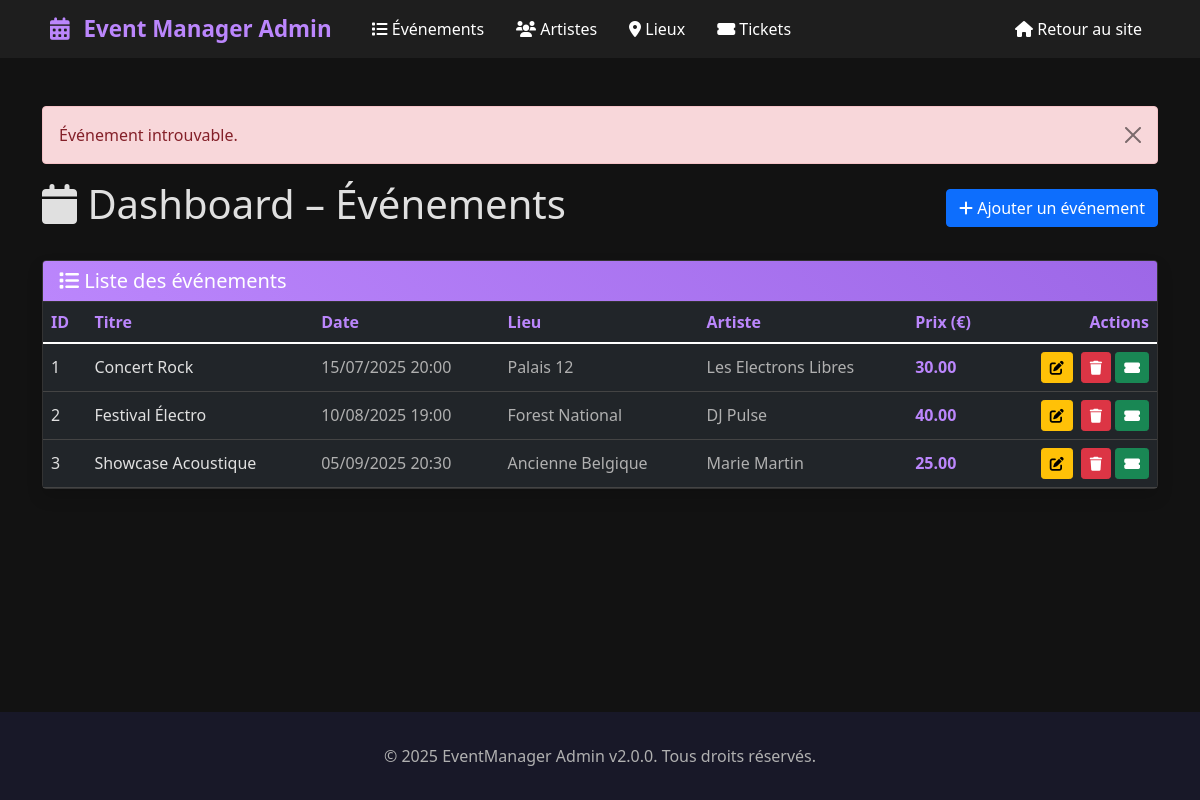
Page /admin/evenements.php?error=not_found on the earlier database version.
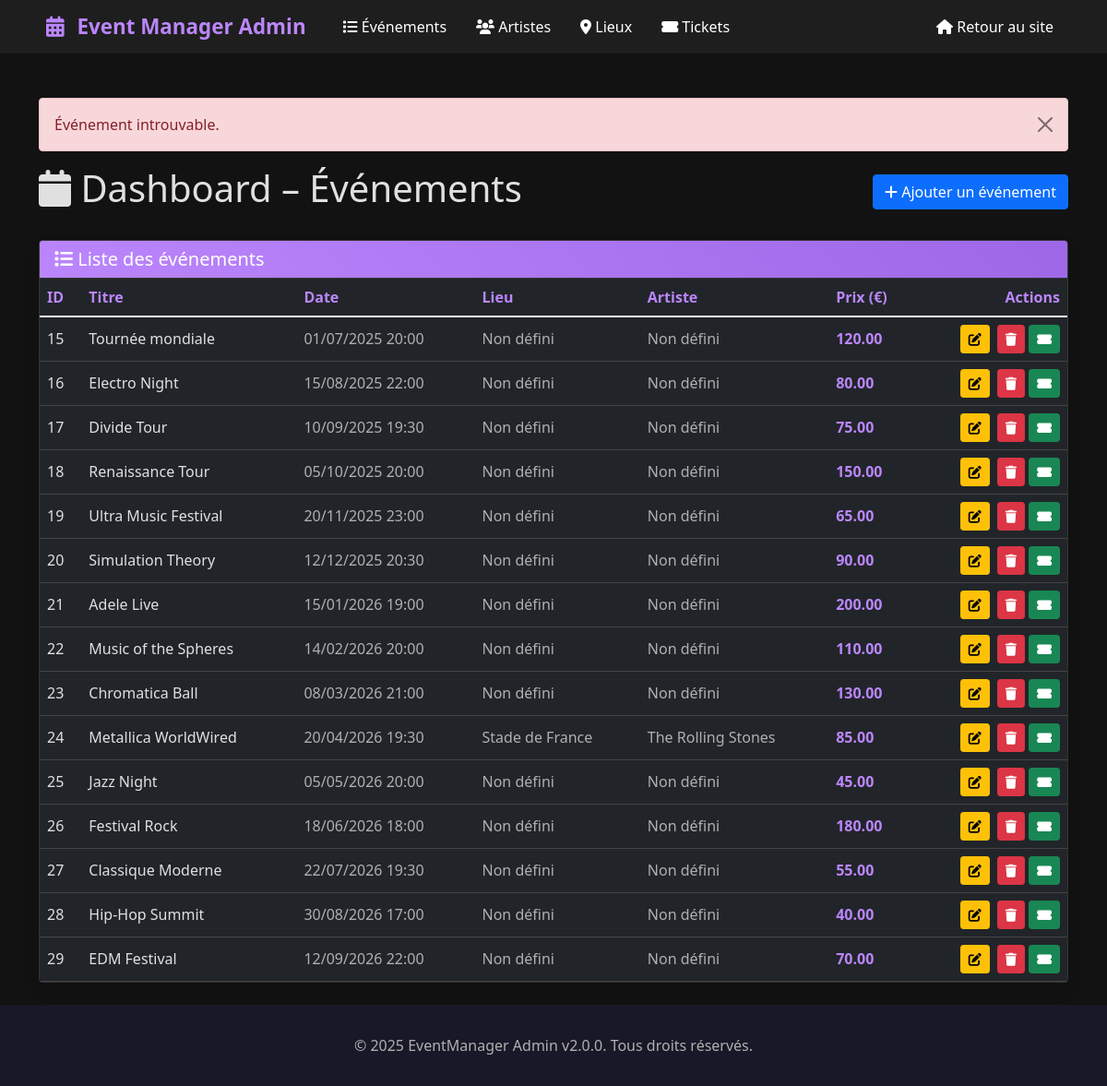
Same page on the later database version.
### tables this page shows
CREATE TABLE IF NOT EXISTS `evenement` (
  `id_evenement` int(11) NOT NULL AUTO_INCREMENT,
  `titre` varchar(255) NOT NULL,
  `description` text DEFAULT NULL,
  `date_heure` datetime NOT NULL,
  `prix` decimal(10,2) DEFAULT 0.00,
  `id_venue` int(11) DEFAULT NULL,
  `id_artiste` int(11) DEFAULT NULL,
  `image` varchar(255) DEFAULT NULL,
  PRIMARY KEY (`id_evenement`),
  KEY `id_venue` (`id_venue`),
  KEY `id_artiste` (`id_artiste`),
  CONSTRAINT `evenement_ibfk_1` FOREIGN KEY (`id_venue`) REFERENCES `venue` (`id_venue`),
  CONSTRAINT `evenement_ibfk_2` FOREIGN KEY (`id_artiste`) REFERENCES `artiste` (`id_artiste`)
);

CREATE TABLE IF NOT EXISTS `venue` (
  `id_venue` int(11) NOT NULL AUTO_INCREMENT,
  `nom` varchar(255) NOT NULL,
  `type` varchar(100) DEFAULT NULL,
  `adresse` varchar(255) DEFAULT NULL,
  `url` varchar(255) DEFAULT NULL,
  `photo` varchar(255) DEFAULT NULL,
  PRIMARY KEY (`id_venue`)
);

CREATE TABLE IF NOT EXISTS `artiste` (
  `id_artiste` int(11) NOT NULL AUTO_INCREMENT,
  `nom` varchar(255) NOT NULL,
  `url` varchar(255) DEFAULT NULL,
  `photo` varchar(255) DEFAULT NULL,
  PRIMARY KEY (`id_artiste`)
);

### classes/Evenement.php (called while the page is built, shortened)
<?php
class Evenement {
    private $conn;
    private $table = 'evenement';
    public function __construct($db) {
        $this->conn = $db;
    }
    public function lire() {
        $query = "SELECT e.*, v.nom as venue_nom, a.nom as artiste_nom
                  FROM " . $this->table . " e
                  LEFT JOIN venue v ON e.id_venue = v.id_venue
                  LEFT JOIN artiste a ON e.id_artiste = a.id_artiste
                  ORDER BY e.date_heure ASC";
        $stmt = $this->conn->prepare($query);
        $stmt->execute();
        return $stmt->fetchAll(PDO::FETCH_ASSOC);
    }
}
?>

### admin/evenements.php (the view, shortened to what the changed rows need)
<?php
require_once '../classes/Evenement.php';
$database = new Database();
$db = $database->getConnection();
$evenement = new Evenement($db);
$evenements = $evenement->lire();
include 'includes/header.php';
?>
<main class="container py-4">
    <div class="d-flex justify-content-between align-items-center mb-4">
        <h1><i class="fas fa-calendar"></i> Dashboard – Événements</h1>
    </div>
    <div class="card shadow" style="background: var(--surface-dark); border: 1px solid #333;">
        <div class="card-body p-0">
            <div class="table-responsive">
                <table class="table table-dark table-hover mb-0 align-middle" style="background: var(--surface-dark);">
                    <thead style="background: #23233a;">
                        <tr>
                            <th style="border-color: #444; color: var(--accent-color);">ID</th>
                            <th style="border-color: #444; color: var(--accent-color);">Titre</th>
                            <th style="border-color: #444; color: var(--accent-color);">Date</th>
                            <th style="border-color: #444; color: var(--accent-color);">Lieu</th>
                            <th style="border-color: #444; color: var(--accent-color);">Artiste</th>
                            <th style="border-color: #444; color: var(--accent-color);">Prix (€)</th>
                            <th class="text-end" style="border-color: #444; color: var(--accent-color);">Actions</th>
                        </tr>
                    </thead>
                    <tbody>
                        <?php if(empty($evenements)): ?>
                        <tr>
                            <td colspan="7" class="text-center py-3" style="color: var(--text-secondary); border-color: #444;">Aucun événement enregistré</td>
                        </tr>
                        <?php else: ?>
                        <?php foreach ($evenements as $evt): ?>
                        <tr style="border-color: #444;">
                            <td style="color: var(--text-primary); border-color: #444;"><?= $evt['id_evenement'] ?></td>
                            <td style="color: var(--text-primary); border-color: #444;"><?= htmlspecialchars($evt['titre']) ?></td>
                            <td style="color: var(--text-secondary); border-color: #444;"><?= date('d/m/Y H:i', strtotime($evt['date_heure'])) ?></td>
                            <td style="color: var(--text-secondary); border-color: #444;"><?= htmlspecialchars($evt['venue_nom'] ?? 'Non défini') ?></td>
                            <td style="color: var(--text-secondary); border-color: #444;"><?= htmlspecialchars($evt['artiste_nom'] ?? 'Non défini') ?></td>
                            <td style="color: var(--accent-color); font-weight: 600; border-color: #444;"><?= number_format($evt['prix'], 2) ?></td>
                            <td class="text-end" style="border-color: #444;">
                                <a href="evenement_modifier.php?id=<?= $evt['id_evenement'] ?>"
                                   class="btn btn-warning btn-sm btn-action me-1">
                                    <i class="fas fa-edit"></i>
                                </a>
                                <a href="evenement_supprimer.php?id=<?= $evt['id_evenement'] ?>"
                                   class="btn btn-danger btn-sm btn-action">
                                    <i class="fas fa-trash"></i>
                                </a>
                                <a href="tickets_evenement.php?evenement_id=<?= $evt['id_evenement'] ?>"
                                   class="btn btn-success btn-sm btn-action">
                                    <i class="fas fa-ticket-alt"></i>
                                </a>
                            </td>
                        </tr>
                        <?php endforeach; ?>
                        <?php endif; ?>
                    </tbody>
                </table>
            </div>
        </div>
    </div>
</main>
<?php include 'includes/footer.php'; ?>

Differences in the rows shown:
removed evenement: id_evenement "1", titre "Concert Rock", date_heure "15/07/2025 20:00", id_venue.nom "Palais 12", id_artiste.nom "Les Electrons Libres", prix "30.00"
removed evenement: id_evenement "2", titre "Festival Électro", date_heure "10/08/2025 19:00", id_venue.nom "Forest National", id_artiste.nom "DJ Pulse", prix "40.00"
removed evenement: id_evenement "3", titre "Showcase Acoustique", date_heure "05/09/2025 20:30", id_venue.nom "Ancienne Belgique", id_artiste.nom "Marie Martin", prix "25.00"
added evenement: id_evenement "15", titre "Tournée mondiale", date_heure "01/07/2025 20:00", venue_nom "Non défini", artiste_nom "Non défini", prix "120.00"
added evenement: id_evenement "16", titre "Electro Night", date_heure "15/08/2025 22:00", venue_nom "Non défini", artiste_nom "Non défini", prix "80.00"
added evenement: id_evenement "17", titre "Divide Tour", date_heure "10/09/2025 19:30", venue_nom "Non défini", artiste_nom "Non défini", prix "75.00"
added evenement: id_evenement "18", titre "Renaissance Tour", date_heure "05/10/2025 20:00", venue_nom "Non défini", artiste_nom "Non défini", prix "150.00"
added evenement: id_evenement "19", titre "Ultra Music Festival", date_heure "20/11/2025 23:00", venue_nom "Non défini", artiste_nom "Non défini", prix "65.00"
added evenement: id_evenement "20", titre "Simulation Theory", date_heure "12/12/2025 20:30", venue_nom "Non défini", artiste_nom "Non défini", prix "90.00"
added evenement: id_evenement "21", titre "Adele Live", date_heure "15/01/2026 19:00", venue_nom "Non défini", artiste_nom "Non défini", prix "200.00"
added evenement: id_evenement "22", titre "Music of the Spheres", date_heure "14/02/2026 20:00", venue_nom "Non défini", artiste_nom "Non défini", prix "110.00"
added evenement: id_evenement "23", titre "Chromatica Ball", date_heure "08/03/2026 21:00", venue_nom "Non défini", artiste_nom "Non défini", prix "130.00"
added evenement: id_evenement "24", titre "Metallica WorldWired", date_heure "20/04/2026 19:30", id_venue.nom "Stade de France", id_artiste.nom "The Rolling Stones", prix "85.00"
added evenement: id_evenement "25", titre "Jazz Night", date_heure "05/05/2026 20:00", venue_nom "Non défini", artiste_nom "Non défini", prix "45.00"
added evenement: id_evenement "26", titre "Festival Rock", date_heure "18/06/2026 18:00", venue_nom "Non défini", artiste_nom "Non défini", prix "180.00"
added evenement: id_evenement "27", titre "Classique Moderne", date_heure "22/07/2026 19:30", venue_nom "Non défini", artiste_nom "Non défini", prix "55.00"
added evenement: id_evenement "28", titre "Hip-Hop Summit", date_heure "30/08/2026 17:00", venue_nom "Non défini", artiste_nom "Non défini", prix "40.00"
added evenement: id_evenement "29", titre "EDM Festival", date_heure "12/09/2026 22:00", venue_nom "Non défini", artiste_nom "Non défini", prix "70.00"
